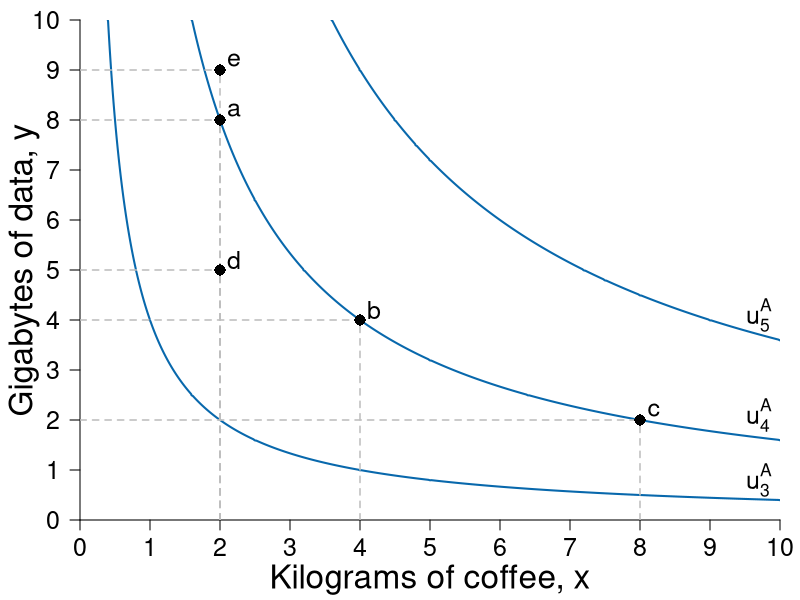

The R source for this figure:
#Graph Designer: Simon Halliday
#Authors: Bowles, Foley and Halliday
#Title: Coordination, Conflict and Competition: A Text in Microeconomics

library(shape)
pdf(file = "constrained_optimization/indiff_map_new.pdf", width = 8, height = 6)

#Set parameters for graphics
pointsize <- 1.8
axislabelsize <- 2
labelsize <- 1.5
namesize <- 1.8
annotatesize <- 1.5
graphlinewidth <- 2
segmentlinewidth <- 1.5

COL <- c("#7fc97f", "#beaed4", "#fdc086", "#ffff99", "#386cb0", "#f0027f", "#bf5b17", "#666666")
COLA <- c("#e0f3db", "#99d8c9","#66c2a4","#41ae76", "#238b45", "#005824")
COLB <- c("#4eb3d3", "#2b8cbe", "#0868ac","#084081")

#Edited the margins to cater for the larger LHS labels
par(mar =  c(4, 4, 1, 1))

#Change this to make it log of l 

# ppf <- function(l, k = 0.5) {
#   k * (1/l)
# }

ppf <- function(x, k = 0.1, maxy = 8, alpha = 2) {
  maxy - k*x^alpha 
}

uFn <- function(x, y, alpha = 0.5){
  (x^alpha)*(y^(1-alpha))
}

xlims <- c(0, 10)
ylims <- c(0, 10)

npts <- 501 
x <- seq(xlims[1], xlims[2], length.out = npts)
y <- seq(ylims[1], ylims[2], length.out = npts) 
a <- c(2, 4, 6)

plot(0, 0, xlim = xlims, ylim = ylims, type = "n",
     xlab = expression(paste("")),
     ylab = expression(paste("")), 
     xaxt = "n", 
     yaxt = "n", 
     cex.lab = axislabelsize, 
     bty = "n", 
     xaxs="i", 
     yaxs="i"
)


ticksy <- seq(from = 0, to = ylims[2], by = 1)
ylabels <- seq(from = 0, to = ylims[2], by = 1)
ticksx <- seq(from = 0, to = xlims[2], by = 1)
xlabels <- seq(from = 0, to = xlims[2], by = 1)
# ticksy <- c(ylims[1], 5, 8, ylims[2])
# ylabels <- c(NA, expression(paste(y,"*")), expression(paste(bar(y))), NA)
# ticksx <- c(xlims[1], 5, 8.944272, xlims[2])
# xlabels <- c(NA, expression(paste(x,"*")), expression(paste(bar(x))), NA)

axis(1, at = ticksx, pos = 0, labels = xlabels, cex.axis = labelsize)
axis(2, at = ticksy, pos = 0, labels = ylabels, las = 1, cex.axis = labelsize)

npts <- 500 
xx1 <- seq(xlims[1], xlims[2], length.out = npts)
xx2 <- seq(0, xlims[2], length.out = npts)
xx3 <- seq(xlims[1], 0, length.out = npts)

#Draw the polygon for shading the feasible set
#xpoly1 <- seq(from = xlims[1], to = xlims[2], length.out = 500)
#ypoly1 <- ppf(xpoly1, k = 0.1, maxy = 8, alpha = 2)
#polygon(x = c(xpoly1, rev(xpoly1[1])), y = c(ypoly1, rev(ypoly1)[1]), col=COLA[1], density=NULL, border = NA)

#Draw the graphs
#lines(xx1, ppf(xx1, k = 0.1, maxy = 8, alpha = 2), col = COLA[5], lwd = graphlinewidth)
#lines(xx2, fishProd(xx2, k = 2), col = COLB[3], lwd = graphlinewidth)
#lines(xx3, feasibleLabor(xx3, time = 10), col = COL[3], lwd = graphlinewidth)
#lines(xx4, manufactureProd(xx4, k = 0.1, alpha = 2), col = COLB[4], lwd = graphlinewidth)

#Label the feasible frontier
# text(3.2, 1, expression("Feasible Frontier"), cex = labelsize)
# text(3.2, 0.5, expression("(production possibilities frontier)"), cex = labelsize)
# Arrows(4.35, 0.95, 8.1, 0.95, col = "black", lty = 1, lwd = 2, arr.type = "triangle", arr.lwd = 0.5)

contour(x, y, 
        outer(x, y, uFn),
        drawlabels = FALSE,
        col = COLB[3],
        lwd = graphlinewidth,
        levels = a, 
        xaxs="i", 
        yaxs="i", 
        add = TRUE)

#Axis labels
#mtext(expression(paste("Kilograms of coffee, ", x)), side = 1, line = 2.5, cex = axislabelsize)
text(0.5*xlims[2], -1.2, expression(paste("Kilograms of coffee, ", x)), xpd = TRUE, cex = axislabelsize) 
text(-0.8, 5, expression(paste("Gigabytes of data, ", y)), xpd = TRUE, cex = axislabelsize, srt = 90) 


#Segments before points
segments(0, 4, 4, 4, lty = 2, col = "gray", lwd = segmentlinewidth)
segments(4, 0, 4, 4, lty = 2, col = "gray", lwd = segmentlinewidth)

segments(0, 8, 2, 8, lty = 2, col = "gray", lwd = segmentlinewidth)
segments(2, 0, 2, 8, lty = 2, col = "gray", lwd = segmentlinewidth)

segments(0, 2, 8, 2, lty = 2, col = "gray", lwd = segmentlinewidth)
segments(8, 0, 8, 2, lty = 2, col = "gray", lwd = segmentlinewidth)

segments(0, 5, 2, 5, lty = 2, col = "gray", lwd = segmentlinewidth)
segments(2, 0, 2, 5, lty = 2, col = "gray", lwd = segmentlinewidth)

segments(0, 9, 2, 9, lty = 2, col = "gray", lwd = segmentlinewidth)
segments(2, 0, 2, 9, lty = 2, col = "gray", lwd = segmentlinewidth)


#Annotate points (4,4),(2,8),(8,2) on feasibility frontier
text(4.2, 4.2, expression(paste(b)), cex = labelsize)
points(4, 4, pch = 16, col = "black", cex = 1.5)

text(2.2, 8.2, expression(paste(a)), cex = labelsize)
points(2, 8, pch = 16, col = "black", cex = 1.5)

text(8.2, 2.2, expression(paste(c)), cex = labelsize)
points(8, 2, pch = 16, col = "black", cex = 1.5)


#Annotate points between the indifference curves along x = 2
text(2.2, 5.2, expression(paste(d)), cex = labelsize)
points(2, 5, pch = 16, col = "black", cex = 1.5)

text(2.2, 9.2, expression(paste(e)), cex = labelsize)
points(2, 9, pch = 16, col = "black", cex = 1.5)





#Add mrs = mrt at i
# text(5.25, 7.25, expression(paste(mrs(x,y) == mrt(x,y))), cex = labelsize)
# Arrows(5.25, 7, 5.25, 5.75, col = "black", lty = 1, lwd = 2, arr.type = "triangle", arr.lwd = 0.5)

#Label the indifference curves
text(9.7, .8, expression(u[3]^A), cex = labelsize)
text(9.7, 2.1, expression(u[4]^A), cex = labelsize)
text(9.7, 4.1, expression(u[5]^A), cex = labelsize)

dev.off()
